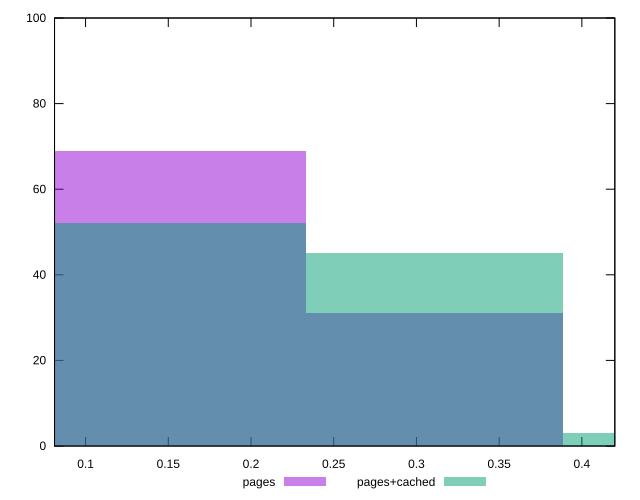

Write the gnuplot code that produced this figure.
reset

$pages <<EOF
0.1553332913048954 69
0.3106665826097908 31
EOF

$pagesCached <<EOF
0.1553332913048954 52
0.3106665826097908 45
0.4659998739146862 3
EOF

set key outside below
set boxwidth 0.1553332913048954
set xrange [0.08123592585952022:0.4199285453292443]
set yrange [0:100]
set trange [0:100]
set style fill transparent solid 0.5 noborder
set terminal svg size 640, 500 enhanced background rgb 'white'
set output "report_00013_2021-02-09T12-04-24.940Z/meta/pScore/comparison/histogram/0_vs_1.svg"

plot $pages title "pages" with boxes, \
     $pagesCached title "pages+cached" with boxes

reset
